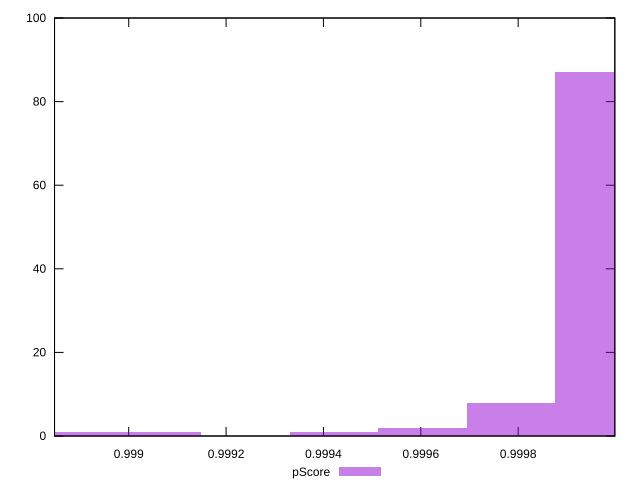

This chart was generated by the following gnuplot code:
reset

$pScore <<EOF
0.9999677286482983 87
0.9990573428793177 1
0.9988752657255215 1
0.9997856514945022 8
0.999603574340706 2
0.9994214971869099 1
EOF

set key outside below
set boxwidth 0.00018207715379612132
set xrange [0.9988475836838779:0.9999985714725705]
set yrange [0:100]
set trange [0:100]
set style fill transparent solid 0.5 noborder
set terminal svg size 640, 490 enhanced background rgb 'white'
set output "report_00017_2021-02-10T15-08-03.406Z/bootup-time/samples/pages+cached+noadtech+nomedia/pScore/histogram.svg"

plot $pScore title "pScore" with boxes

reset
